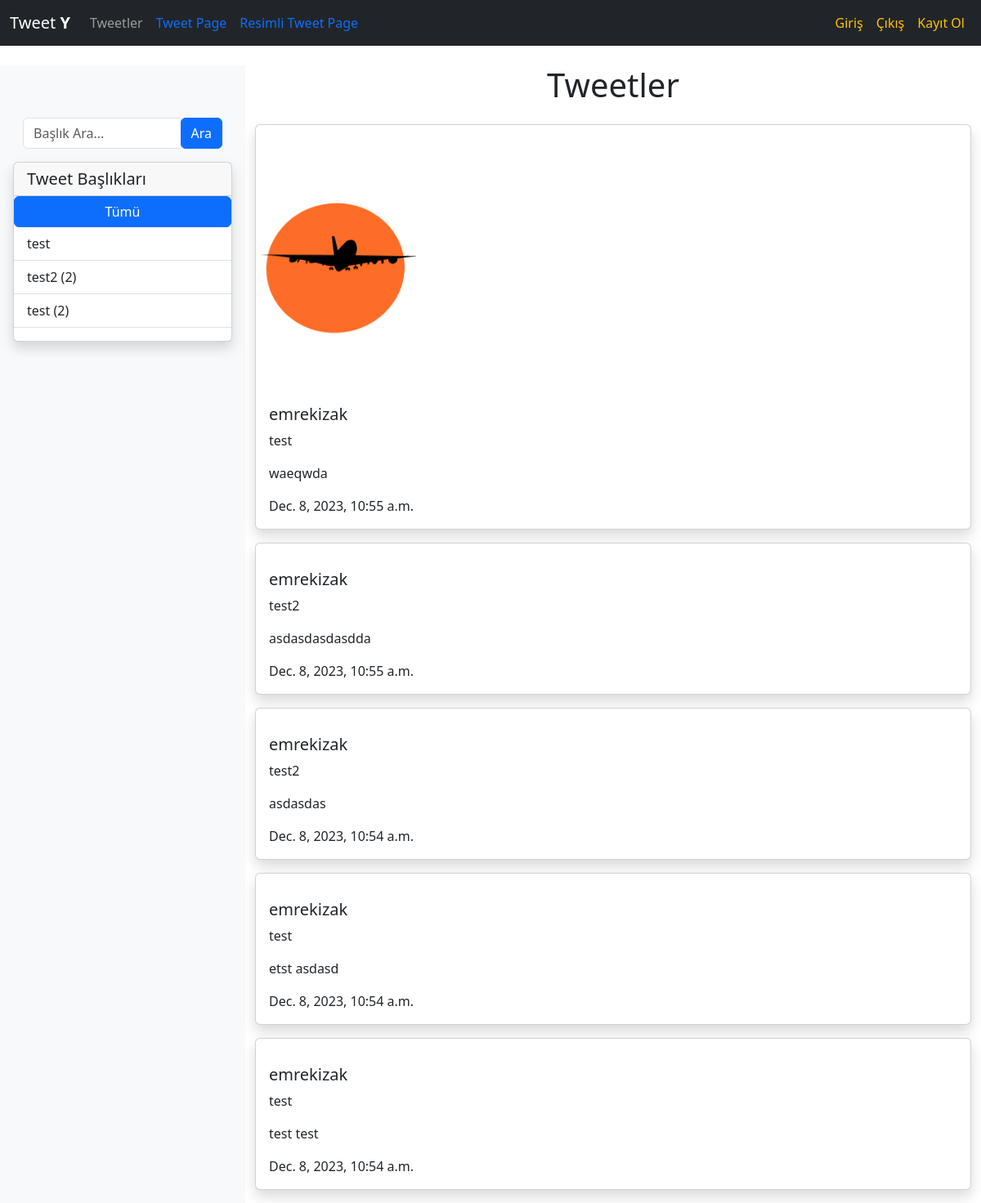
The page / on the database its author committed.
### tweetapp/models.py (models this page shows, shortened)
class Tweet(models.Model):
    username = models.ForeignKey(User,on_delete=models.CASCADE,null=True)
    nickname = models.CharField(max_length=50)
    message = models.CharField(max_length=100)
    image = models.ImageField(upload_to='images/',blank=True)
    publishing_date = models.DateTimeField(verbose_name='Paylaşma Tarihi',auto_now_add=True)
    class Meta:
        ordering =['-publishing_date']

### tweetapp/views.py (the view)
# urls.py: path('',views.listtweet,name='listtweet'),
def listtweet(request):
    nickname_filter = request.GET.get('nickname')
    if nickname_filter:
        filtered_tweets = Tweet.objects.filter(nickname=nickname_filter)
        tweet_dict = {"tweets": filtered_tweets}
    else:
        all_tweets = Tweet.objects.all()
        tweet_dict = {"tweets": all_tweets}
    nickname_list = Tweet.objects.values('nickname').distinct()  # Başlık listesi
    return render(request, 'tweetapp/listtweet.html', context={"tweets": tweet_dict['tweets'], "nickname_list": nickname_list})

### tweetapp/templates/tweetapp/listtweet.html (shortened to what this page needs)
{% extends "base.html" %}
{% block content %}
<div class="container-fluid">
    <div class="row">
        <div class="col-lg-3 sidebar bg-light p-3">
            <div class="container mt-5">
                <form method="GET">
                  <div class="input-group mb-3">
                    <input type="text" class="form-control" name="nickname" placeholder="Başlık Ara...">
                    <div class="input-group-append">
                      <button class="btn btn-primary" type="submit">Ara</button>
                    </div>
                  </div>
                </form>
              </div>
            <div class="card shadow mb-3">
                <div class="card-header">
                    <h5 class="mb-0">Tweet Başlıkları</h5>
                </div>
                <ul class="list-group list-group-flush" id = "nickname_list">
                    <a href="{% url 'tweetapp:listtweet' %}" class="btn btn-primary">Tümü</a>
                    {% regroup tweets by nickname as nickname_list %}
                    {% for item in nickname_list %}
                        <a href="{% url 'tweetapp:listtweet' %}?nickname={{ item.grouper }}" class="list-group-item">{{ item.grouper }} {% if item.list|length > 1 %}({{ item.list|length }}){% endif %}</a>
                    {% endfor %}
                    <li class="list-group-item" id="{{ item.grouper|slugify }}">{{ item.grouper }} {% if item.list|length > 1 %}({{ item.list|length }}){% endif %}</li>
                </ul>
            </div>
        </div>
        <div class="col-lg-9 content">
            <h1 class="text-center mb-4">Tweetler</h1>
            {% for tweet in tweets %}
            <div class="card shadow mb-3">
                {% if tweet.image %}
                    <img src="{{ tweet.image.url }}" class="card-img-top" style='width:200px' alt="">
                {% else %}
                    <p></p>
                {% endif %}
                <div class="card-body">
                    <h5 class="card-title">{{ tweet.username }}</h5>
                    <p class="card-text">{{ tweet.nickname }}</p>
                    <p class="card-text">{{ tweet.message }}</p>
                    <p class="card-text">{{ tweet.publishing_date }}</p>
                </div>
            </div>
            {% endfor %}
        </div>
    </div>
</div>
{% endblock %}

### templates/base.html (shortened to what this page needs)
<!DOCTYPE html>
<html lang="en">
<head>
    <link href="https://cdn.jsdelivr.net/npm/bootstrap@5.3.2/dist/css/bootstrap.min.css" rel="stylesheet">
  </head>
<body>
    <nav class="navbar navbar-expand-md navbar-dark bg-dark mb-4">
        <div class="container-fluid">
            <a class="navbar-brand" href="/">Tweet <b>Y</b></a>
            <div class="collapse navbar-collapse" id="navbarCollapse">
                <ul class="navbar-nav me-auto mb-2 mb-md-0">
                    <li class="nav-item">
                      <a class="nav-link " href="{% url 'tweetapp:listtweet' %}">Tweetler</a>
                    </li>
                    <li class="nav-item">
                        <a class="nav-link text-primary" href="{% url 'tweetapp:addtweet' %}">Tweet Page</a>
                    </li>
                    <li class="nav-item">
                        <a class="nav-link text-primary" href="{% url 'tweetapp:addtweetbyform' %}">Resimli Tweet Page</a>
                    </li>
                </ul>
                <ul class="navbar-nav ms-auto">
                    <li class="nav-item">
                        <a class="nav-link text-warning" href="{% url 'login' %}">Giriş</a>
                    </li>
                    <li class="nav-item ">
                        <a class="nav-link text-warning" href="{% url 'logout' %}?next=/" >Çıkış</a>
                    </li>
                    <li class="nav-item ">
                        <a class="nav-link text-warning" href="{% url 'tweetapp:singup' %}?next=/" >Kayıt Ol</a>
                    </li>
                </ul>
            </div>
        </div>
    </nav>
    {% block content %}{% endblock%}
</body>
</html>

### templates/base.html (style rules this page uses)
a.nav-link.text-primary { transition: text-shadow 0.3s; }
a.nav-link.text-warning { transition: text-shadow 0.3s; }

### rows shown on the page
Tweet: grouper "test", image (picture), username "emrekizak", nickname "test", message "waeqwda", publishing_date "Dec. 8, 2023, 10:55 a.m."
Tweet: grouper "test2", username "emrekizak", nickname "test2", message "asdasdasdasdda", publishing_date "Dec. 8, 2023, 10:55 a.m."
Tweet: grouper "test", username "emrekizak", nickname "test", message "etst asdasd", publishing_date "Dec. 8, 2023, 10:54 a.m."
Tweet: username "emrekizak", nickname "test2", message "asdasdas", publishing_date "Dec. 8, 2023, 10:54 a.m."
Tweet: username "emrekizak", nickname "test", message "test test", publishing_date "Dec. 8, 2023, 10:54 a.m."

### other values the page prints
{{ item.list|length }} "2" "2"
